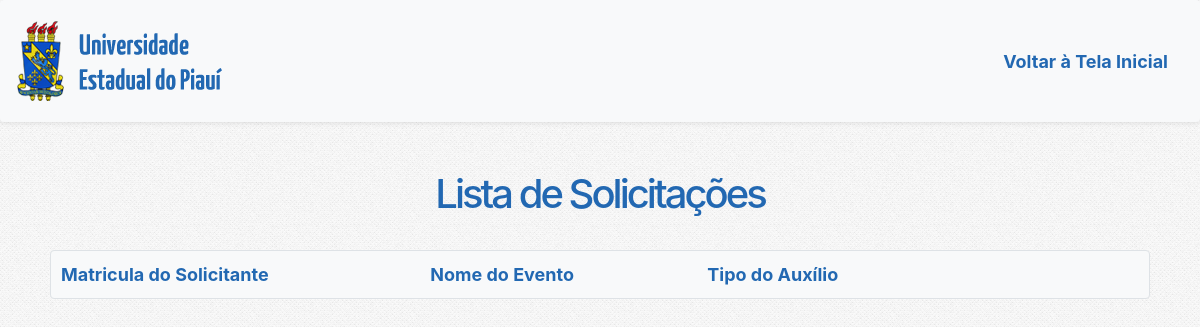
/lista_solicitacoes.php, run on an earlier commit of the app's database.
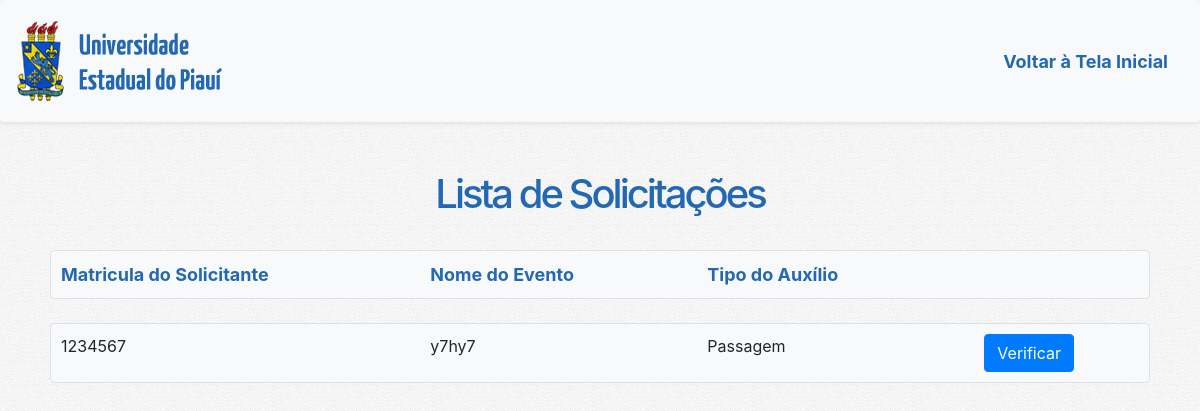
And on a later commit of the database.
### tables this page shows
CREATE TABLE `SOLICITACAO` (
  `COD_SOLICITACAO` int(11) NOT NULL,
  `MAT_SOLICITANTE` varchar(10) DEFAULT NULL,
  `NOME_EVENTO` varchar(50) DEFAULT NULL,
  `ABRANGENCIA` varchar(15) DEFAULT NULL,
  `TITULO_TRABALHO` varchar(100) DEFAULT NULL,
  `TITULO_PROJETO` varchar(100) DEFAULT NULL,
  `AUXILIO` char(1) DEFAULT NULL,
  `TIPO_AUXILIO` varchar(20) DEFAULT NULL,
  `DESCRICAO` varchar(350) DEFAULT NULL,
  `COD_AGENCIA` varchar(60) NOT NULL,
  `ANOS_AUXILIO` int(2) NOT NULL,
  `NUM_CONTA` varchar(15) DEFAULT NULL,
  `COD_NOME_BANCO` varchar(60) DEFAULT NULL,
  `LOCAL_EVENTO` varchar(50) DEFAULT NULL,
  `INICIO_EVENTO` varchar(10) DEFAULT NULL,
  `FIM_EVENTO` varchar(10) DEFAULT NULL,
  `VALIDACAO` varchar(25) NOT NULL DEFAULT 'Em Avaliacao: PROP',
  `JUSTIFICATIVA` varchar(350) DEFAULT NULL
);

### lista_solicitacoes.php (the view, shortened to what this page needs)
<!DOCTYPE html>
<html lang="pt-br">
<head>
	<?php
		include_once "cabecalho_prop.php";
	?>
</head>
<body>
	<center>
		<h1 id="titulo_principal">Lista de Solicitações</h1>
	</center>
	<br>
	<div class="d-flex justify-content-center">
		<div class="col-md-11 bg-light border rounded" style="border-color: black; border-style: dotted; padding: 10px;">
			<div class="row">
				<div class="col-md-4">
					<b>Matricula do Solicitante</b>
				</div>
				<div class="col-md-3">
					<b>Nome do Evento</b>
				</div>
				<div class="col-md-3">
					<b>Tipo do Auxílio</b>
				</div>
			</div>
		</div>
	</div>
	<br>
	<?php
		$sql_solicitacao = mysqli_query($conexao,"SELECT * FROM SOLICITACAO WHERE VALIDACAO = 'Em Avaliacao: PROP'" );
		while($aux = mysqli_fetch_assoc($sql_solicitacao)){
	?>
			<div class="d-flex justify-content-center">
				<div class="col-md-11 bg-light border rounded" style="border-color: black; border-style: dotted; padding: 10px;">
					<div class="row">
						<div class="col-md-4">
							<?php echo $aux["MAT_SOLICITANTE"]; ?>
						</div>
						<div class="col-md-3">
							<?php echo utf8_encode($aux["NOME_EVENTO"]); ?>
						</div>
						<div class="col-md-3">
							<?php echo utf8_encode($aux["TIPO_AUXILIO"]); ?>
						</div>
						<div class="col-md-1">
							<a role="button" class="btn btn-primary" href="detalhe_solicitacao.php?id=<?php echo $aux['COD_SOLICITACAO']?>" >Verificar</a>
						</div>
					</div>
				</div>
			</div>
			<br>
	<?php
		}
	?>
</body>
</html>

What changed in the data, as far as the page shows it:
now on this page (row edited): solicitacao: MAT_SOLICITANTE "1234567", NOME_EVENTO "y7hy7", TIPO_AUXILIO "Passagem"
